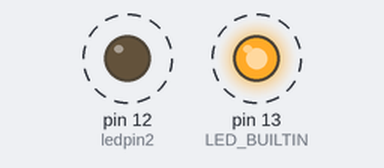
Recording of a sketch running on a simulated Arduino Uno, built with avr-gcc and run on an emulated ATmega328P. Shown: output pins drawn as LEDs (lit = HIGH). Dashed ring = blinking.

Above: at 0.05 s.
Timing chart, 0 to 3.0 s (numbered marks = the images above):
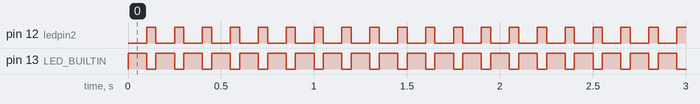

Measured:
- by itself, pin 12 (ledpin2): alternates HIGH for 0.05 s and LOW for 0.10 s
- by itself, pin 13 (LED_BUILTIN): alternates HIGH for 0.10 s and LOW for 0.05 s

The sketch:

Blink_0425.ino
```cpp
int ledpin2 = 12;

// the setup function runs once when you press reset or power the board
void setup() {  //只執行一次
  // initialize digital pin LED_BUILTIN as an output.
  pinMode(LED_BUILTIN, OUTPUT);
  pinMode(ledpin2, OUTPUT);
}

// the loop function runs over and over again forever
void loop() {   //重複執行
  digitalWrite(LED_BUILTIN, HIGH);  // turn the LED on (HIGH is the voltage level)
  digitalWrite(ledpin2, LOW);
  delay(100);                      // wait for a second
  digitalWrite(LED_BUILTIN, LOW);   // turn the LED off by making the voltage LOW
  digitalWrite(ledpin2, HIGH);
  delay(50);                      // wait for a second
}
```
